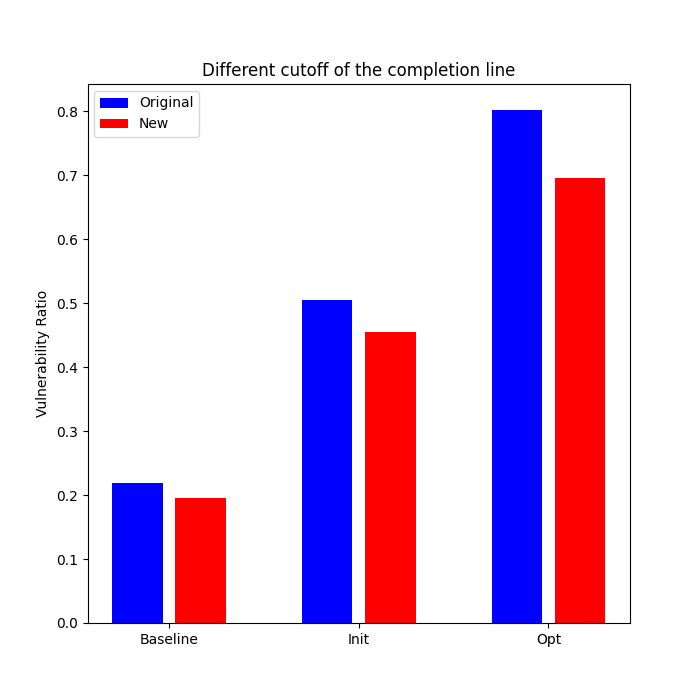

This chart was generated by the following Python code:
import matplotlib.pyplot as plt
import json
from secgen.utils import (
    all_vuls,
    opt_vul_ratio_from_json,
    init_vul_ratio_from_json,
    baseline_vul_ratio_from_json,
    fc_from_json,
    vul_to_lang,
)

or_dir = "../../sec_data/all_results/model_dir/final/starcoderbase-3b/starcoderbase-3b"
new_dir = "../../sec_data/all_results/different_cutoff/final/starcoderbase-3b/val"

or_opts = []
or_inits = []
or_baseline = []
new_opts = []
new_inits = []
new_baseline = []
for vul in all_vuls:
    or_path = f"{or_dir}/{vul}/result.json"
    or_opts.append(opt_vul_ratio_from_json(or_path))
    or_inits.append(init_vul_ratio_from_json(or_path))
    or_baseline.append(baseline_vul_ratio_from_json(or_path))

    new_path = f"{new_dir}/{vul}/result.json"
    with open(new_path, "r") as f:
        new_data = json.load(f)

    new_opts.append(new_data["test_summary"]["opt_vul_ratio"])
    new_inits.append(new_data["test_summary"]["init_vul_ratio"])
    new_baseline.append(new_data["test_summary"]["baseline_vul_ratio"])

or_baseline = sum(or_baseline) / len(or_baseline)
or_init = sum(or_inits) / len(or_inits)
or_opt = sum(or_opts) / len(or_opts)
new_baseline = sum(new_baseline) / len(new_baseline)
new_init = sum(new_inits) / len(new_inits)
new_opt = sum(new_opts) / len(new_opts)

# Plotting
plt.figure(figsize=(7, 7))
plt.bar([0, 3, 6], [or_baseline, or_init, or_opt], color="blue", label="Original")
plt.bar([1, 4, 7], [new_baseline, new_init, new_opt], color="red", label="New")
plt.xticks([0.5, 3.5, 6.5], ["Baseline", "Init", "Opt"])
plt.ylabel("Vulnerability Ratio")
plt.legend()
plt.title("Different cutoff of the completion line")
plt.savefig("different_cutoff_val/plot.png")
